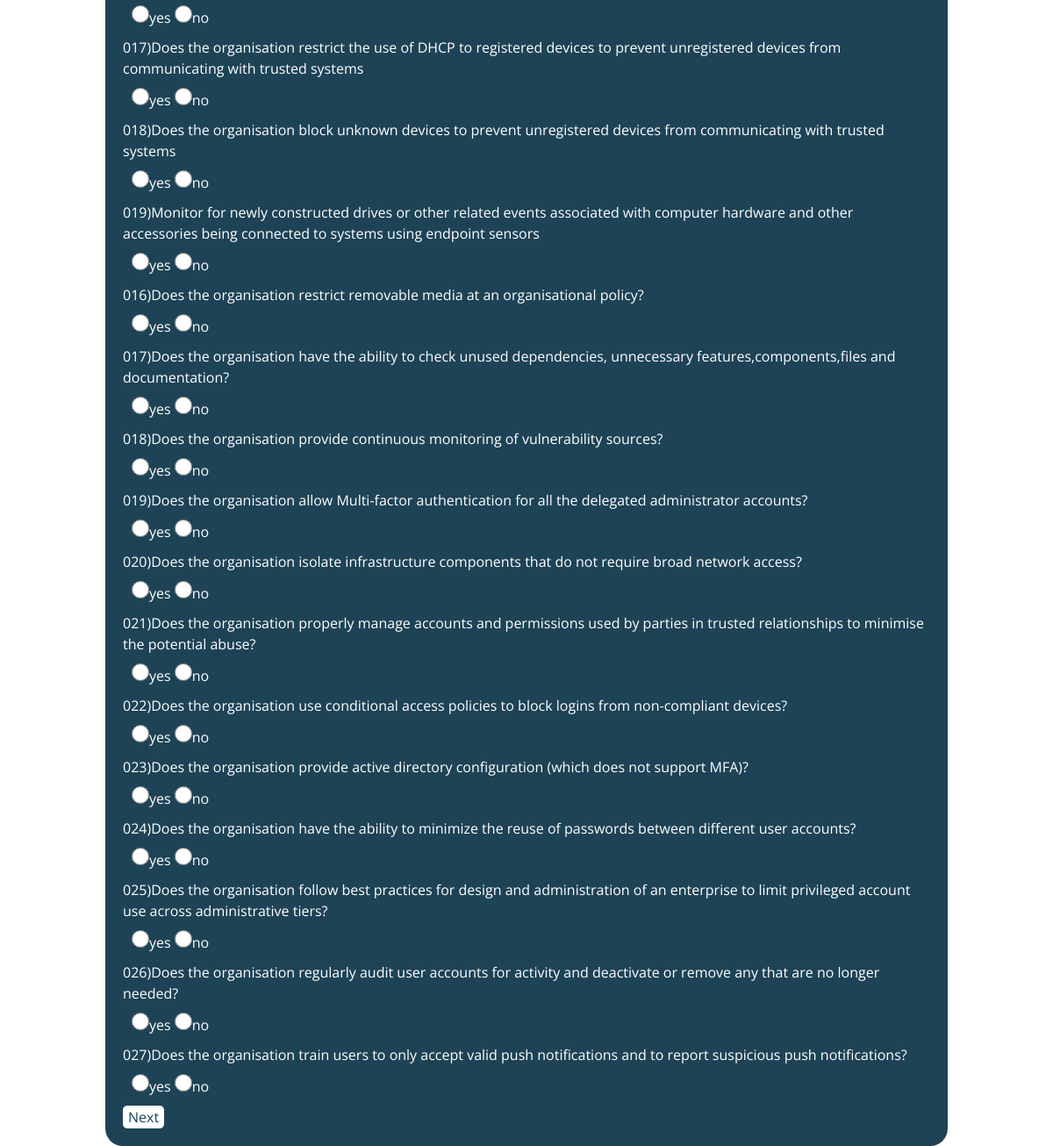
/q1/ (lower part), run on an earlier commit of the app's database.
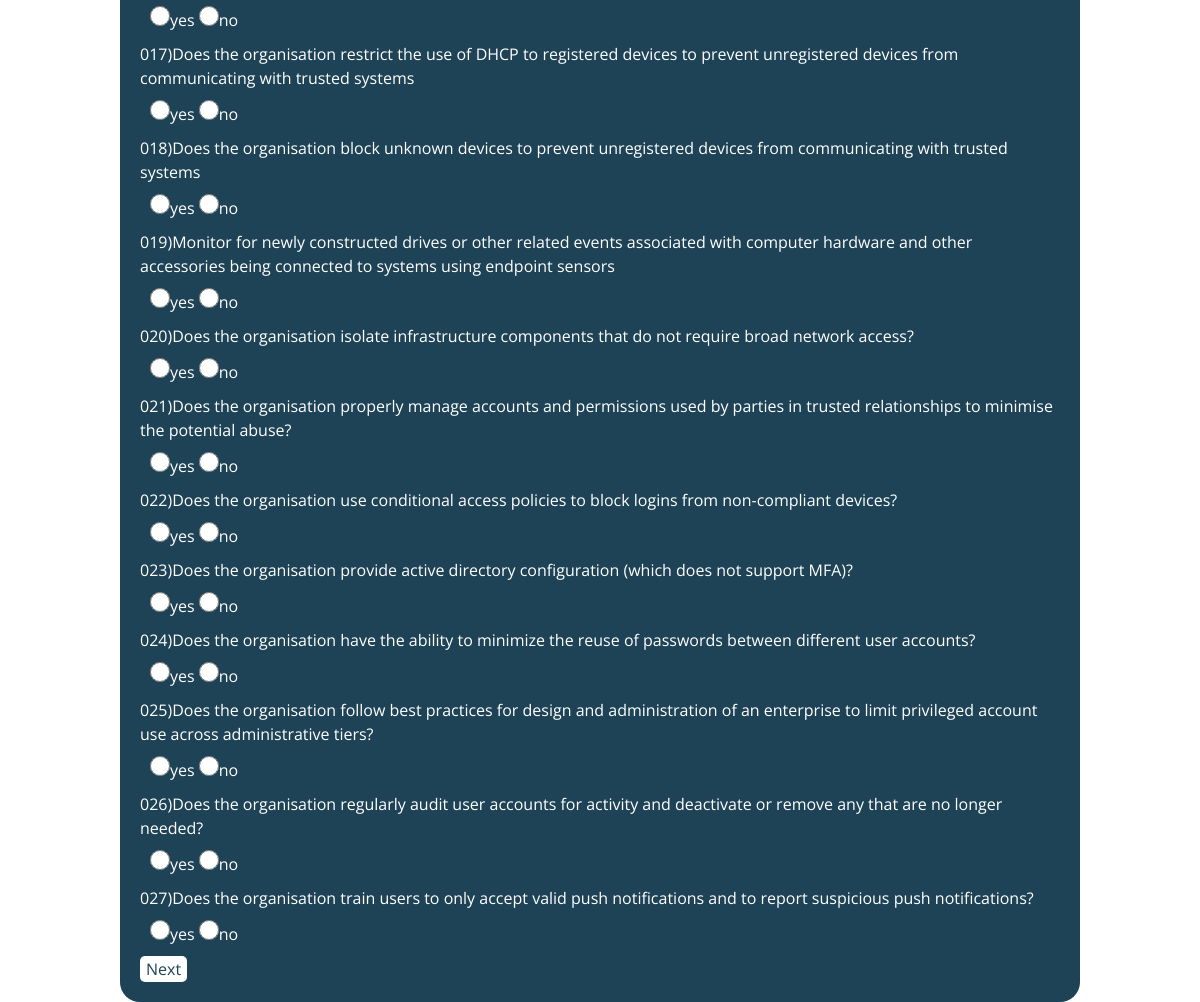
And on a later commit of the database.
### initial_access/models.py (models this page shows, shortened)
class initaccess(models.Model):
    question_id = models.CharField(max_length=200)
    question=models.TextField(blank=True)
    option_A=models.CharField(max_length=200,default='yes')
    option_B=models.CharField(max_length=200,default='no')
    keywords=models.TextField(blank=True)

### initial_access/views.py (the view)
# urls.py: path('q1/',views.quiz1, name='initial_access'),
def quiz1(request):
    questions = initaccess.objects.all()
    return render(request,'initial_access/initial.html',{
        'questions': questions,
    })

### initial_access/templates/initial_access/initial.html (shortened to what this page needs)
{% extends 'initial_access/base.html' %}
{% load static %}
{% block content %}
<form class="form-container" method="post" action="/result_init/">
    <div class="qblock">
        {% for q in questions %}
        <div class="question">{{q.question_id}}){{q.question}}</div>
        <div class="option">
            <input type="radio" name="{{q.question}}" value="option_A">{{q.option_A}}</input>
            <input type="radio" name="{{q.question}}" value="option_B">{{q.option_B}}</input>
        </div>
        {% endfor %}
        <div><button type="submit">Next</button></div>
    </div>
</form>
{% endblock %}

What changed in the data, as far as the page shows it:
removed initaccess: question_id "016", question "Does the organisation restrict removable media at an organisational policy?", option_A "yes", option_B "no"
removed initaccess: question_id "017", question "Does the organisation have the ability to check unused dependencies, unnecessary features,components,files and documentation?", option_A "yes", option_B "no"
removed initaccess: question_id "018", question "Does the organisation provide continuous monitoring of vulnerability sources?", option_A "yes", option_B "no"
removed initaccess: question_id "019", question "Does the organisation allow Multi-factor authentication for all the delegated administrator accounts?", option_A "yes", option_B "no"
